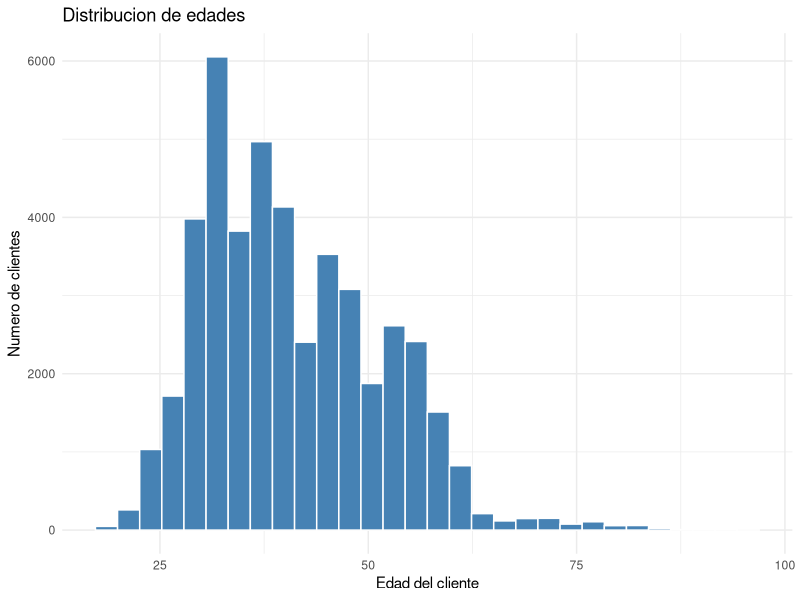
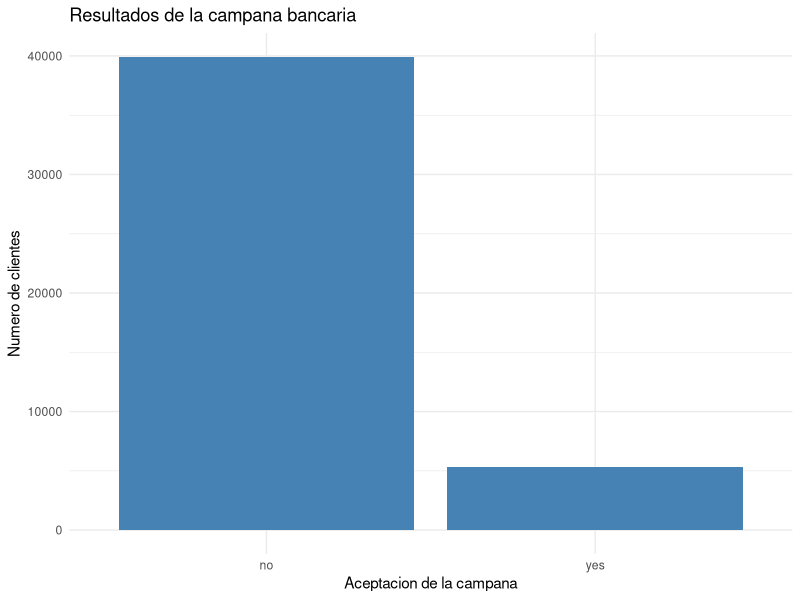
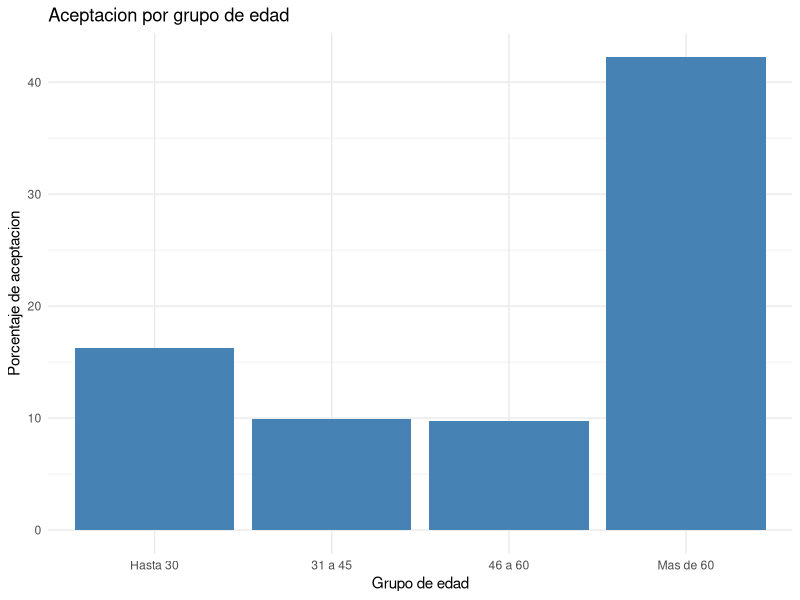
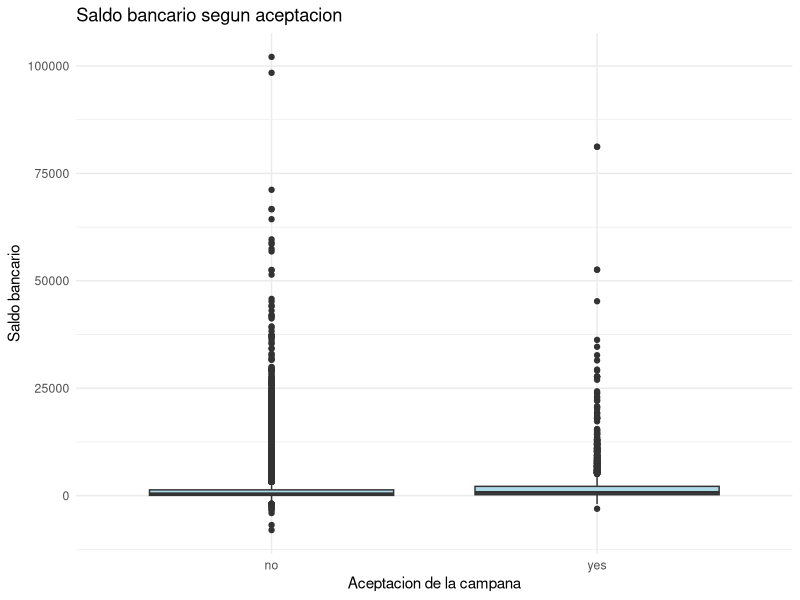
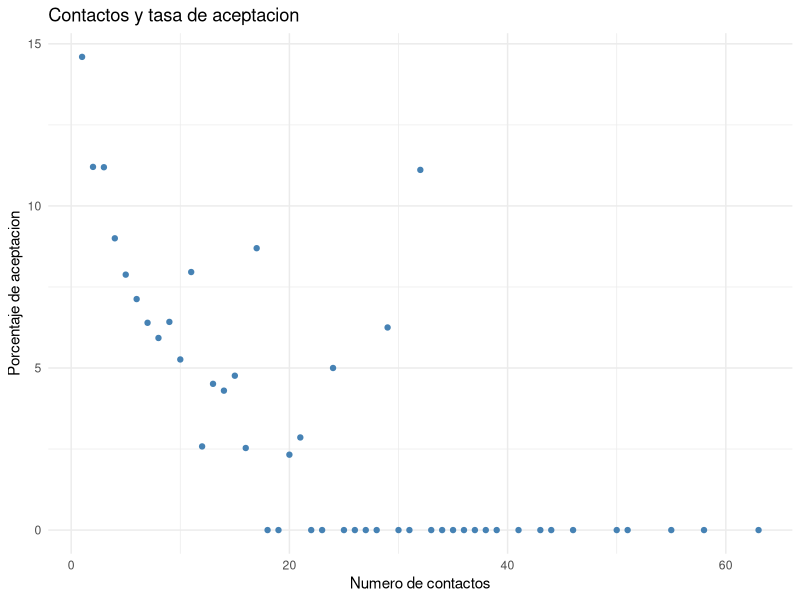
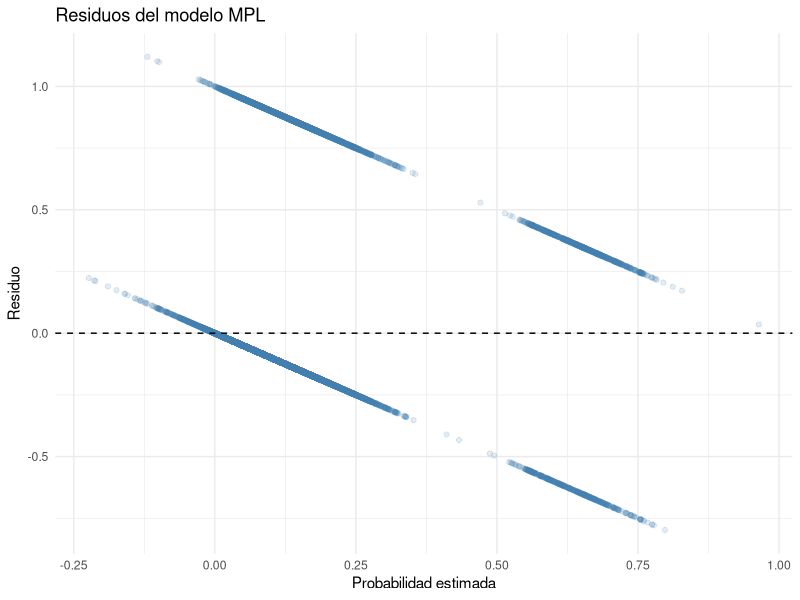
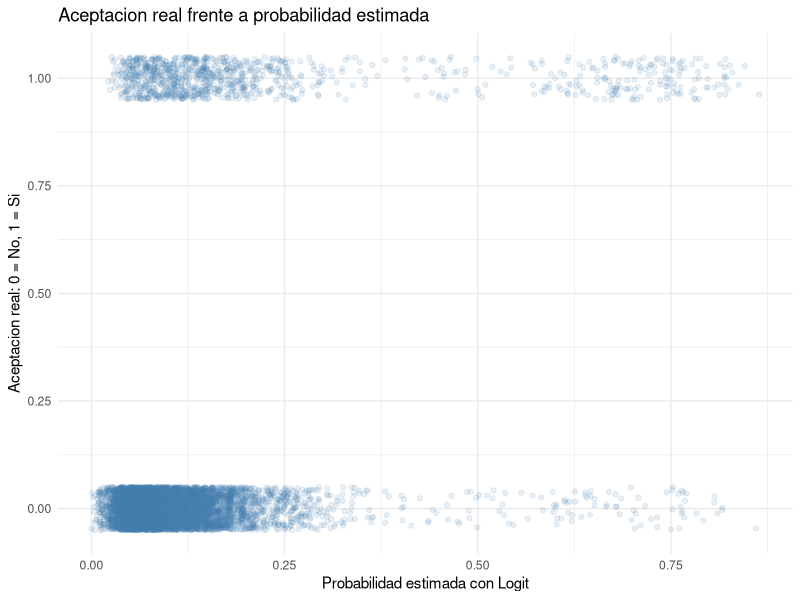
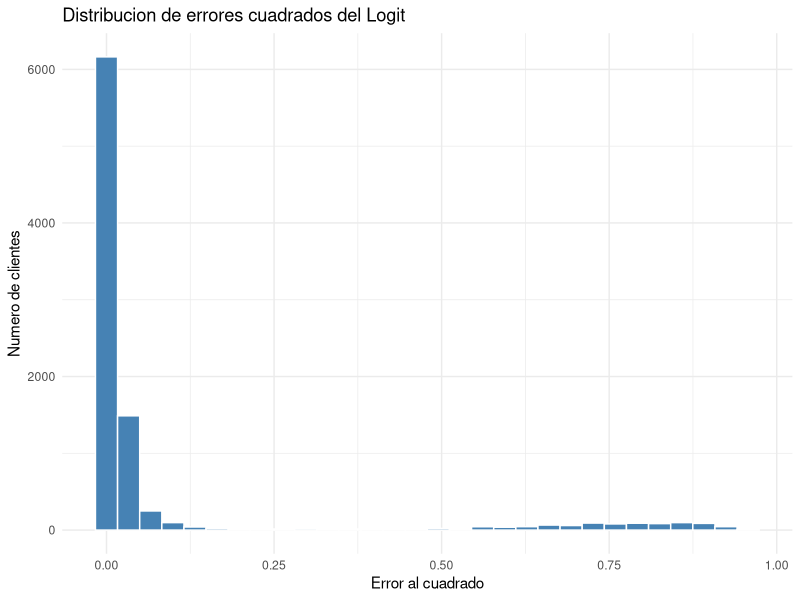

These charts were generated, in order, by the following R code:

# PROYECTO FINAL DE ANALITICA DE NEGOCIOS
# Marketing bancario y comportamiento de los clientes
# Maria Camila Salamanca y Veronica Sandoval

# PARTE 1: IMPORTACION, REVISION Y LIMPIEZA DE DATOS

# 1. INSTALAR Y CARGAR LIBRERIAS
# Instalar readxl solamente si no esta instalada.
if (!requireNamespace("readxl", quietly = TRUE)) {
  install.packages("readxl")
}

# Cargar la libreria para leer archivos Excel.
library(readxl)

# 2. IMPORTAR LA BASE DE DATOS

# Leer la hoja bank-full del archivo Excel.
banco <- read_excel(
  "base de datos analitica .xlsx",
  sheet = "bank-full"
)

# Mostrar las primeras seis filas.
head(banco)

# Mostrar la cantidad de filas y columnas.
dim(banco)

# Conocer los nombres de las variables.
names(banco)

# Revisar el tipo de cada variable.
str(banco)

# 3. REVISION GENERAL DE LOS DATOS
# Obtener un resumen de todas las variables.
summary(banco)

# Contar los valores faltantes por variable.
colSums(is.na(banco))

# Contar las filas duplicadas.
sum(duplicated(banco))

# Revisar los resultados de la campaña bancaria.
table(banco$y)

# Calcular el porcentaje de clientes que aceptaron.
prop.table(table(banco$y)) * 100

# 4. PREPARAR LA VARIABLE DEPENDIENTE
# Crear una variable numerica para la aceptacion.
# El valor 1 significa que el cliente acepto.
# El valor 0 significa que el cliente no acepto.
banco$acepta <- ifelse(banco$y == "yes", 1, 0)

# Verificar la nueva variable.
table(banco$acepta)

# Calcular la tasa general de aceptacion.
mean(banco$acepta) * 100

# 5. PREPARAR LAS VARIABLES EXPLICATIVAS
# Convertir las variables categoricas en factores.
banco$job <- as.factor(banco$job)
banco$marital <- as.factor(banco$marital)
banco$education <- as.factor(banco$education)
banco$default <- as.factor(banco$default)
banco$housing <- as.factor(banco$housing)
banco$loan <- as.factor(banco$loan)
banco$contact <- as.factor(banco$contact)
banco$month <- as.factor(banco$month)
banco$poutcome <- as.factor(banco$poutcome)

# Verificar que las variables quedaron preparadas.
str(banco)

# 6. REVISAR LA BASE FINAL
# Contar nuevamente los registros.
nrow(banco)

# Mostrar las primeras observaciones preparadas.
head(banco)

# Verificar que la variable acepta no tenga faltantes.
sum(is.na(banco$acepta))


# PARTE 2: ESTADISTICAS DESCRIPTIVAS Y GRAFICOS

# 1. CARGAR LA LIBRERIA PARA LOS GRAFICOS
# Instalar ggplot2 si no esta instalada.
if (!requireNamespace("ggplot2", quietly = TRUE)) {
  install.packages("ggplot2")
}

# Cargar la libreria ggplot2.
library(ggplot2)


# 2. CREAR LA CARPETA DE RESULTADOS

# Crear una carpeta para guardar tablas y graficos.
dir.create("resultados", showWarnings = FALSE)


# 3. ESTADISTICAS DESCRIPTIVAS

# Seleccionar las variables numericas principales.
variables <- c("age", "balance", "duration",
               "campaign", "previous")

# Calcular el promedio de cada variable.
sapply(banco[variables], mean, na.rm = TRUE)

# Calcular el valor minimo.
sapply(banco[variables], min, na.rm = TRUE)

# Calcular el valor maximo.
sapply(banco[variables], max, na.rm = TRUE)

# Calcular la desviacion estandar.
sapply(banco[variables], sd, na.rm = TRUE)

# Crear una tabla descriptiva completa.
tabla_descriptiva <- data.frame(
  Variable = variables,
  Promedio = sapply(banco[variables], mean, na.rm = TRUE),
  Minimo = sapply(banco[variables], min, na.rm = TRUE),
  Maximo = sapply(banco[variables], max, na.rm = TRUE),
  Desviacion = sapply(banco[variables], sd, na.rm = TRUE)
)

# Mostrar la tabla.
print(tabla_descriptiva)

# Guardar la tabla en formato CSV.
write.csv(tabla_descriptiva,
          "resultados/tabla_descriptiva.csv",
          row.names = FALSE)


# 4. ANALISIS DE ACEPTACION BANCARIA

# Contar clientes que aceptaron y rechazaron.
table(banco$y)

# Calcular porcentajes de aceptacion y rechazo.
round(prop.table(table(banco$y)) * 100, 2)

# Calcular la tasa general de aceptacion.
mean(banco$acepta) * 100

# Comparar promedios entre quienes aceptaron y no.
aggregate(
  banco[variables],
  by = list(Aceptacion = banco$y),
  FUN = mean,
  na.rm = TRUE
)


# 5. TABLAS POR CARACTERISTICAS DEL CLIENTE

# Calcular aceptacion segun nivel educativo.
tabla_educacion <- aggregate(
  acepta ~ education,
  data = banco,
  FUN = mean
)

# Convertir la tasa a porcentaje.
tabla_educacion$acepta <- tabla_educacion$acepta * 100

# Mostrar los resultados.
print(tabla_educacion)


# Calcular aceptacion segun estado civil.
tabla_estado_civil <- aggregate(
  acepta ~ marital,
  data = banco,
  FUN = mean
)

# Convertir a porcentaje.
tabla_estado_civil$acepta <- tabla_estado_civil$acepta * 100

# Mostrar la tabla.
print(tabla_estado_civil)


# Calcular aceptacion segun prestamo personal.
tabla_prestamo <- aggregate(
  acepta ~ loan,
  data = banco,
  FUN = mean
)

# Convertir a porcentaje.
tabla_prestamo$acepta <- tabla_prestamo$acepta * 100

# Mostrar los resultados.
print(tabla_prestamo)


# 6. CREAR GRUPOS DE EDAD

# Clasificar a los clientes por rangos de edad.
banco$grupo_edad <- cut(
  banco$age,
  breaks = c(0, 30, 45, 60, Inf),
  labels = c("Hasta 30", "31 a 45",
             "46 a 60", "Mas de 60"),
  include.lowest = TRUE
)

# Calcular la tasa de aceptacion por grupo.
tabla_edad <- aggregate(
  acepta ~ grupo_edad,
  data = banco,
  FUN = mean
)

# Convertir a porcentaje.
tabla_edad$acepta <- tabla_edad$acepta * 100

# Mostrar la tabla.
print(tabla_edad)


# 7. GRAFICO DE DISTRIBUCION DE EDAD

# Crear un histograma de edades.
grafico_edad <- ggplot(banco, aes(x = age)) +
  geom_histogram(bins = 30, fill = "steelblue",
                 color = "white") +
  labs(
    title = "Distribucion de edades",
    x = "Edad del cliente",
    y = "Numero de clientes"
  ) +
  theme_minimal()

# Mostrar el grafico.
print(grafico_edad)

# Guardar el grafico.
ggsave("resultados/grafico_edad.png",
       plot = grafico_edad, width = 8, height = 5)


# 8. GRAFICO DE ACEPTACION BANCARIA

# Crear un grafico de aceptacion y rechazo.
grafico_aceptacion <- ggplot(banco, aes(x = y)) +
  geom_bar(fill = "steelblue") +
  labs(
    title = "Resultados de la campana bancaria",
    x = "Aceptacion de la campana",
    y = "Numero de clientes"
  ) +
  theme_minimal()

# Mostrar el grafico.
print(grafico_aceptacion)

# Guardar el grafico.
ggsave("resultados/grafico_aceptacion.png",
       plot = grafico_aceptacion,
       width = 8, height = 5)


# 9. GRAFICO DE ACEPTACION POR EDAD

# Crear un grafico con los porcentajes por edad.
grafico_grupo_edad <- ggplot(
  tabla_edad,
  aes(x = grupo_edad, y = acepta)
) +
  geom_col(fill = "steelblue") +
  labs(
    title = "Aceptacion por grupo de edad",
    x = "Grupo de edad",
    y = "Porcentaje de aceptacion"
  ) +
  theme_minimal()

# Mostrar el grafico.
print(grafico_grupo_edad)

# Guardar el grafico.
ggsave("resultados/grafico_grupo_edad.png",
       plot = grafico_grupo_edad,
       width = 8, height = 5)


# 10. GRAFICO DE SALDO BANCARIO

# Comparar el saldo entre clientes que aceptaron y no.
grafico_saldo <- ggplot(
  banco,
  aes(x = y, y = balance)
) +
  geom_boxplot(fill = "lightblue") +
  labs(
    title = "Saldo bancario segun aceptacion",
    x = "Aceptacion de la campana",
    y = "Saldo bancario"
  ) +
  theme_minimal()

# Mostrar el grafico.
print(grafico_saldo)

# Guardar el grafico.
ggsave("resultados/grafico_saldo.png",
       plot = grafico_saldo,
       width = 8, height = 5)


# 11. GRAFICO DE CONTACTOS Y ACEPTACION

# Calcular aceptacion segun numero de contactos.
tabla_contactos <- aggregate(
  acepta ~ campaign,
  data = banco,
  FUN = mean
)

# Convertir la tasa a porcentaje.
tabla_contactos$acepta <- tabla_contactos$acepta * 100

# Crear grafico de dispersion.
grafico_contactos <- ggplot(
  tabla_contactos,
  aes(x = campaign, y = acepta)
) +
  geom_point(color = "steelblue") +
  labs(
    title = "Contactos y tasa de aceptacion",
    x = "Numero de contactos",
    y = "Porcentaje de aceptacion"
  ) +
  theme_minimal()

# Mostrar el grafico.
print(grafico_contactos)

# Guardar el grafico.
ggsave("resultados/grafico_contactos.png",
       plot = grafico_contactos,
       width = 8, height = 5)


# 12. GUARDAR LAS TABLAS ADICIONALES

# Guardar la tabla de aceptacion por educacion.
write.csv(tabla_educacion,
          "resultados/tabla_educacion.csv",
          row.names = FALSE)

# Guardar la tabla de aceptacion por estado civil.
write.csv(tabla_estado_civil,
          "resultados/tabla_estado_civil.csv",
          row.names = FALSE)

# Guardar la tabla de aceptacion por prestamos.
write.csv(tabla_prestamo,
          "resultados/tabla_prestamo.csv",
          row.names = FALSE)

# Guardar la tabla de aceptacion por edad.
write.csv(tabla_edad,
          "resultados/tabla_edad.csv",
          row.names = FALSE)

# Guardar la tabla de contactos.
write.csv(tabla_contactos,
          "resultados/tabla_contactos.csv",
          row.names = FALSE)


# 13. VERIFICAR LOS RESULTADOS

# Mostrar los archivos generados.
list.files("resultados")

# PARTE 3: MODELOS MPL Y LOGIT
# 1. PREPARAR LOS DATOS PARA LOS MODELOS

# Seleccionar las variables que utilizaremos.
variables_modelo <- c(
  "acepta", "campaign", "age", "balance",
  "job", "marital", "education", "default",
  "housing", "loan", "previous", "poutcome"
)

# Crear una base con las variables seleccionadas.
datos_modelo <- banco[, variables_modelo]

# Eliminar filas con valores faltantes, si existen.
datos_modelo <- na.omit(datos_modelo)

# Mostrar el numero de observaciones disponibles.
nrow(datos_modelo)

# Fijar una semilla para obtener resultados reproducibles.
set.seed(123)

# Seleccionar aleatoriamente el 80% para entrenamiento.
filas_entrenamiento <- sample(
  1:nrow(datos_modelo),
  size = floor(0.80 * nrow(datos_modelo))
)

# Crear la base de entrenamiento.
entrenamiento <- datos_modelo[filas_entrenamiento, ]

# Crear la base de prueba con el 20% restante.
prueba <- datos_modelo[-filas_entrenamiento, ]

# Revisar el tamaño de las dos bases.
nrow(entrenamiento)
nrow(prueba)


# 2. MODELO DE PROBABILIDAD LINEAL SIMPLE

# Estimar la aceptacion usando numero de contactos.
mpl_simple <- lm(
  acepta ~ campaign,
  data = entrenamiento
)

# Mostrar los resultados del modelo.
summary(mpl_simple)


# 3. MODELO DE PROBABILIDAD LINEAL CON CONTROLES

# Estimar la aceptacion considerando otras caracteristicas.
mpl_controles <- lm(
  acepta ~ campaign + age + balance +
    job + marital + education + default +
    housing + loan + previous + poutcome,
  data = entrenamiento
)

# Mostrar los resultados del modelo.
summary(mpl_controles)


# 4. MODELO LOGIT SIMPLE

# Estimar la probabilidad de aceptacion con campaign.
logit_simple <- glm(
  acepta ~ campaign,
  data = entrenamiento,
  family = binomial(link = "logit")
)

# Mostrar los resultados del modelo.
summary(logit_simple)

# 5. MODELO LOGIT CON CONTROLES

# Estimar la probabilidad con caracteristicas del cliente.
logit_controles <- glm(
  acepta ~ campaign + age + balance +
    job + marital + education + default +
    housing + loan + previous + poutcome,
  data = entrenamiento,
  family = binomial(link = "logit")
)

# Mostrar los resultados del modelo.
summary(logit_controles)


# 6. REVISAR LOS COEFICIENTES

# Mostrar coeficientes del MPL simple.
coef(mpl_simple)

# Mostrar coeficientes del MPL con controles.
coef(mpl_controles)

# Mostrar coeficientes del Logit simple.
coef(logit_simple)

# Mostrar coeficientes del Logit con controles.
coef(logit_controles)


# 7. ANALIZAR LA SIGNIFICANCIA ESTADISTICA

# Crear una tabla con los resultados del MPL.
tabla_mpl <- as.data.frame(
  summary(mpl_controles)$coefficients
)

# Mostrar los resultados.
print(tabla_mpl)

# Crear una tabla con los resultados del Logit.
tabla_logit <- as.data.frame(
  summary(logit_controles)$coefficients
)

# Mostrar los resultados.
print(tabla_logit)

# 8. INTERPRETAR LOS ODDS RATIOS DEL LOGIT

# Transformar los coeficientes del Logit.
odds_ratios <- exp(coef(logit_controles))

# Mostrar los odds ratios.
print(odds_ratios)

# 9. COMPARAR EL AJUSTE DE LOS MODELOS

# Mostrar R cuadrado del MPL simple.
summary(mpl_simple)$r.squared

# Mostrar R cuadrado del MPL con controles.
summary(mpl_controles)$r.squared

# Mostrar AIC del Logit simple.
AIC(logit_simple)

# Mostrar AIC del Logit con controles.
AIC(logit_controles)

# 10. GUARDAR LAS TABLAS DE RESULTADOS
# Guardar los coeficientes del MPL.
write.csv(
  tabla_mpl,
  "resultados/modelo_mpl.csv"
)

# Guardar los coeficientes del Logit.
write.csv(
  tabla_logit,
  "resultados/modelo_logit.csv"
)

# Crear una tabla con los odds ratios.
tabla_odds <- data.frame(
  Variable = names(odds_ratios),
  Odds_Ratio = as.numeric(odds_ratios)
)

# Guardar la tabla de odds ratios.
write.csv(
  tabla_odds,
  "resultados/odds_ratios.csv",
  row.names = FALSE
)


# 11. VERIFICAR LOS RESULTADOS

# Mostrar los archivos generados.
list.files("resultados")

# PARTE 4: ROBUSTEZ Y EVALUACION PREDICTIVA

# 1. INSTALAR Y CARGAR LIBRERIAS

# Instalar lmtest si no esta instalada.
if (!requireNamespace("lmtest", quietly = TRUE)) {
  install.packages("lmtest")
}

# Instalar sandwich si no esta instalada.
if (!requireNamespace("sandwich", quietly = TRUE)) {
  install.packages("sandwich")
}

# Instalar ggplot2 si no esta instalada.
if (!requireNamespace("ggplot2", quietly = TRUE)) {
  install.packages("ggplot2")
}

# Cargar las librerias necesarias.
library(lmtest)
library(sandwich)
library(ggplot2)

# Crear la carpeta para guardar resultados.
dir.create("resultados", showWarnings = FALSE)


# 2. PRUEBA DE BREUSCH-PAGAN

# Evaluar heterocedasticidad en el MPL simple.
bp_simple <- bptest(mpl_simple)

# Mostrar el resultado de la prueba.
print(bp_simple)

# Evaluar heterocedasticidad en el MPL con controles.
bp_controles <- bptest(mpl_controles)

# Mostrar el resultado de la prueba.
print(bp_controles)


# 3. CALCULAR ERRORES ESTANDAR ROBUSTOS

# Calcular errores robustos HC1 para el MPL simple.
robusto_mpl_simple <- coeftest(
  mpl_simple,
  vcov. = vcovHC(mpl_simple, type = "HC1")
)

# Mostrar los resultados del MPL simple.
print(robusto_mpl_simple)

# Calcular errores robustos HC1 para el MPL con controles.
robusto_mpl_controles <- coeftest(
  mpl_controles,
  vcov. = vcovHC(mpl_controles, type = "HC1")
)

# Mostrar los resultados robustos.
print(robusto_mpl_controles)


# 4. CORRECCION PARA GUARDAR LOS ERRORES ROBUSTOS

# Convertir los resultados robustos en una matriz.
matriz_robusta <- as.matrix(robusto_mpl_controles)

# Crear una tabla con los coeficientes robustos.
tabla_robusta <- data.frame(
  Variable = rownames(matriz_robusta),
  Coeficiente = matriz_robusta[, 1],
  Error_Robusto = matriz_robusta[, 2],
  Estadistico_t = matriz_robusta[, 3],
  Valor_p = matriz_robusta[, 4],
  row.names = NULL
)

# Mostrar la tabla corregida.
print(tabla_robusta)

# Guardar los resultados robustos en CSV.
write.csv(
  tabla_robusta,
  "resultados/mpl_errores_robustos.csv",
  row.names = FALSE
)


# 5. GRAFICO DE RESIDUOS DEL MPL

# Crear una tabla de valores estimados y residuos.
datos_residuos <- data.frame(
  Estimado = fitted(mpl_controles),
  Residuo = residuals(mpl_controles)
)

# Crear el grafico de residuos.
grafico_residuos <- ggplot(
  datos_residuos,
  aes(x = Estimado, y = Residuo)
) +
  geom_point(alpha = 0.15, color = "steelblue") +
  geom_hline(yintercept = 0, linetype = "dashed") +
  labs(
    title = "Residuos del modelo MPL",
    x = "Probabilidad estimada",
    y = "Residuo"
  ) +
  theme_minimal()

# Mostrar el grafico.
print(grafico_residuos)

# Guardar el grafico.
ggsave(
  "resultados/grafico_residuos_mpl.png",
  plot = grafico_residuos,
  width = 8,
  height = 5
)


# 6. CALCULAR PREDICCIONES

# Predecir con el MPL simple.
pred_mpl_simple <- predict(
  mpl_simple,
  newdata = prueba
)

# Predecir con el MPL con controles.
pred_mpl <- predict(
  mpl_controles,
  newdata = prueba
)

# Predecir con el Logit simple.
pred_logit_simple <- predict(
  logit_simple,
  newdata = prueba,
  type = "response"
)

# Predecir con el Logit con controles.
pred_logit <- predict(
  logit_controles,
  newdata = prueba,
  type = "response"
)

# Guardar los valores reales de aceptacion.
real <- prueba$acepta

# Limitar las predicciones MPL entre 0 y 1.
pred_mpl_simple <- pmin(pmax(pred_mpl_simple, 0), 1)
pred_mpl <- pmin(pmax(pred_mpl, 0), 1)


# 7. CALCULAR ERRORES AL CUADRADO

# Calcular los errores cuadrados del MPL simple.
error_mpl_simple <- (real - pred_mpl_simple)^2

# Calcular los errores cuadrados del MPL con controles.
error_mpl <- (real - pred_mpl)^2

# Calcular los errores cuadrados del Logit simple.
error_logit_simple <- (real - pred_logit_simple)^2

# Calcular los errores cuadrados del Logit con controles.
error_logit <- (real - pred_logit)^2

# Calcular el error cuadratico medio de cada modelo.
mse_mpl_simple <- mean(error_mpl_simple)
mse_mpl <- mean(error_mpl)
mse_logit_simple <- mean(error_logit_simple)
mse_logit <- mean(error_logit)

# Mostrar los resultados.
mse_mpl_simple
mse_mpl
mse_logit_simple
mse_logit


# 8. COMPARAR LOS CUATRO MODELOS

# Crear una tabla con los errores de prediccion.
tabla_comparacion <- data.frame(
  Modelo = c(
    "MPL simple",
    "MPL con controles",
    "Logit simple",
    "Logit con controles"
  ),
  MSE = c(
    mse_mpl_simple,
    mse_mpl,
    mse_logit_simple,
    mse_logit
  )
)

# Ordenar los modelos de menor a mayor error.
tabla_comparacion <- tabla_comparacion[
  order(tabla_comparacion$MSE), ]

# Mostrar la tabla de comparacion.
print(tabla_comparacion)

# Guardar la tabla en CSV.
write.csv(
  tabla_comparacion,
  "resultados/comparacion_modelos.csv",
  row.names = FALSE
)


# 9. CREAR MATRICES DE CONFUSION

# Establecer un umbral inicial de clasificacion.
umbral <- 0.5

# Clasificar las predicciones del MPL.
clase_mpl <- ifelse(pred_mpl >= umbral, 1, 0)

# Clasificar las predicciones del Logit.
clase_logit <- ifelse(pred_logit >= umbral, 1, 0)

# Crear la matriz de confusion del MPL.
matriz_mpl <- table(
  Real = factor(real, levels = c(0, 1)),
  Predicho = factor(clase_mpl, levels = c(0, 1))
)

# Mostrar la matriz del MPL.
print(matriz_mpl)

# Crear la matriz de confusion del Logit.
matriz_logit <- table(
  Real = factor(real, levels = c(0, 1)),
  Predicho = factor(clase_logit, levels = c(0, 1))
)

# Mostrar la matriz del Logit.
print(matriz_logit)


# 10. CALCULAR INDICADORES DE CLASIFICACION

# Crear una funcion para calcular indicadores.
calcular_metricas <- function(real, predicho) {
  
  # Contar verdaderos positivos.
  VP <- sum(real == 1 & predicho == 1)
  
  # Contar verdaderos negativos.
  VN <- sum(real == 0 & predicho == 0)
  
  # Contar falsos positivos.
  FP <- sum(real == 0 & predicho == 1)
  
  # Contar falsos negativos.
  FN <- sum(real == 1 & predicho == 0)
  
  # Calcular exactitud.
  exactitud <- (VP + VN) / length(real)
  
  # Calcular sensibilidad.
  sensibilidad <- if (VP + FN > 0) {
    VP / (VP + FN)
  } else {
    NA_real_
  }
  
  # Calcular precision.
  precision <- if (VP + FP > 0) {
    VP / (VP + FP)
  } else {
    NA_real_
  }
  
  # Devolver los indicadores.
  return(c(
    Exactitud = exactitud,
    Sensibilidad = sensibilidad,
    Precision = precision
  ))
}

# Calcular los indicadores del MPL.
metricas_mpl <- calcular_metricas(real, clase_mpl)

# Calcular los indicadores del Logit.
metricas_logit <- calcular_metricas(real, clase_logit)

# Crear una tabla de comparacion.
tabla_metricas <- data.frame(
  Modelo = c("MPL con controles", "Logit con controles"),
  Exactitud = c(metricas_mpl["Exactitud"],
                metricas_logit["Exactitud"]),
  Sensibilidad = c(metricas_mpl["Sensibilidad"],
                   metricas_logit["Sensibilidad"]),
  Precision = c(metricas_mpl["Precision"],
                metricas_logit["Precision"])
)

# Mostrar la tabla de indicadores.
print(tabla_metricas)

# Guardar la tabla de indicadores.
write.csv(
  tabla_metricas,
  "resultados/metricas_clasificacion.csv",
  row.names = FALSE
)


# 11. COMPARAR VALORES REALES Y PREDICHOS

# Crear una tabla con las predicciones individuales.
tabla_predicciones <- data.frame(
  Real = real,
  MPL = pred_mpl,
  Logit = pred_logit
)

# Mostrar las primeras observaciones.
head(tabla_predicciones)

# Guardar la tabla de predicciones.
write.csv(
  tabla_predicciones,
  "resultados/predicciones_modelos.csv",
  row.names = FALSE
)


# 12. GRAFICO DE PREDICCIONES

# Crear un grafico de aceptacion real y estimada.
grafico_predicciones <- ggplot(
  tabla_predicciones,
  aes(x = Logit, y = Real)
) +
  geom_jitter(
    height = 0.05,
    width = 0,
    alpha = 0.12,
    color = "steelblue"
  ) +
  labs(
    title = "Aceptacion real frente a probabilidad estimada",
    x = "Probabilidad estimada con Logit",
    y = "Aceptacion real: 0 = No, 1 = Si"
  ) +
  theme_minimal()

# Mostrar el grafico.
print(grafico_predicciones)

# Guardar el grafico.
ggsave(
  "resultados/grafico_predicciones.png",
  plot = grafico_predicciones,
  width = 8,
  height = 5
)


# 13. GRAFICO DE ERRORES AL CUADRADO

# Crear una tabla de errores.
tabla_errores <- data.frame(
  MPL = error_mpl,
  Logit = error_logit
)

# Crear un histograma de errores del Logit.
grafico_errores <- ggplot(
  tabla_errores,
  aes(x = Logit)
) +
  geom_histogram(
    bins = 30,
    fill = "steelblue",
    color = "white"
  ) +
  labs(
    title = "Distribucion de errores cuadrados del Logit",
    x = "Error al cuadrado",
    y = "Numero de clientes"
  ) +
  theme_minimal()

# Mostrar el grafico.
print(grafico_errores)

# Guardar el grafico.
ggsave(
  "resultados/grafico_errores.png",
  plot = grafico_errores,
  width = 8,
  height = 5
)


# 14. VERIFICAR LOS RESULTADOS

# Mostrar todos los archivos generados.
list.files("resultados")
